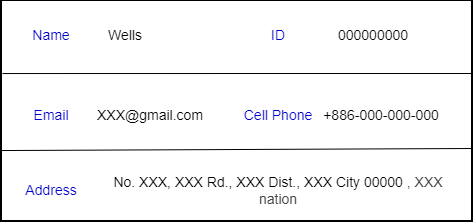
#> input picture ex.png, 473 x 222 px
$ jupyter execute --allow-errors test_main.ipynb
#> lines starting #> are read from the running program, lines starting #| are printed output that depends on the picture; after the words box and inside, x2 and y2 are one past the last pixel; in counts of white or black regions, pixels touching at a corner belong together
#> further down, image is the input picture: shape (222, 473, 3); mean B, G, R 242.9, 241.9, 241.9
### get_coordinate.py
import numpy as np
from itertools import groupby
import cv2
from matplotlib import pyplot as plt


# %%
# [4 lines left out: function draw, not called in this run]

# %%
class projection:
    def __init__(self,sum_arr):
        self.sum_arr = sum_arr
    # [9 lines left out: function get_loc, not called in this run]


# %%
class Process:
    def __init__(self, image):
        # self.img_path = image_path #原圖
        # self.img = cv2.imread(self.img_path)
        self.img = image
        self.img_re_vline = self.vertical_line_remove()

    @staticmethod
    def to_gray(image): #灰階
        gray = cv2.cvtColor(image,cv2.COLOR_RGB2GRAY)
        gray = cv2.threshold(gray,254,255,cv2.THRESH_BINARY)[1]
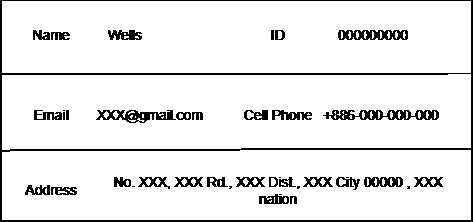
#> gray: shape (222, 473); 91.1% white; 39 black regions (9 under 20 px), largest, box (x1, y1, x2, y2) and area: (0, 0, 473, 222) 4147, (323, 110, 439, 120) 695, (96, 110, 176, 123) 524
        return gray

    def vertical_line_remove(self):
        img  = self.img
        bin_img = cv2.threshold(self.to_gray(img), 254, 255, cv2.THRESH_BINARY)[1]
        counts_Bk = np.sum(bin_img == 0, axis=0)
#> counts_Bk = 473 values, max 222 at index 0, min 6 at index 448, mean 19.71
        v_line = [i for i,e in enumerate(counts_Bk) if e> len(self.img)*0.9]
#> v_line = [0, 1, 471, 472]
        for i in v_line:
            img[:,i]=255
#> this loop made 4 passes
#> i on passes 3 to 4: 471, 472
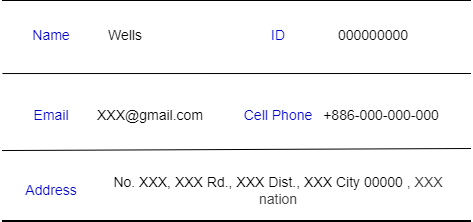
#> img: shape (222, 473, 3); 0.85% of pixels changed, all inside (x1, y1, x2, y2) = (0, 0, 473, 222)
#> in to_gray (call 2), `gray = cv2.threshold(gray,254,255,cv2.THRESH_BINARY)[1]`:
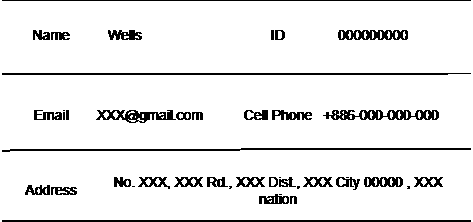
#> gray: shape (222, 473); 92% white; 42 black regions (9 under 20 px), largest, box (x1, y1, x2, y2) and area: (2, 220, 471, 222) 938, (2, 148, 471, 152) 937, (2, 73, 471, 75) 915
        return img

    @staticmethod
    def count_color(image, axis = 1): #求特定顏色的投影量 axis = 0 求垂直的加總
        lstBk = np.sum(image == 0, axis=axis) # 黑
        lstB = np.sum(image == 29, axis=axis) #
        lstR = np.sum(image == 76, axis=axis) #
        lstW = np.sum(image != 255, axis=axis) # 白色以外
        return lstBk, lstB, lstR, lstW

    def y_coordinate(self): #取得分隔線的y座標
        y_coord = []
        gray_img = self.to_gray(self.img)
        y_count_Bk = self.count_color(gray_img)[0]
        y_seg_line = [i for i,e in enumerate(y_count_Bk) if  e > len(self.img[0])*0.9]
#> y_seg_line = [0, 73, 74, 149, 220, 221]
        for i, End in enumerate(y_seg_line[1:]):
            Start = y_seg_line[i]
            if (End - Start) > (len(gray_img) / len(y_seg_line)):
                y_coord.append((Start,End))
        return y_coord

    def x_coordinate(self): # 取得絕對座標
        gray_img = self.to_gray(self.img_re_vline)
        loc = []
        for i in self.y_coordinate(): #分割線座標
            start,end = i
            img_y_seg = gray_img[start:end]

            #形態學
            y_seg_erode = cv2.erode(img_y_seg,np.ones((int(len(img_y_seg[0])/100),int(len(img_y_seg[0])/100)), np.uint8))
            y_seg_open = cv2.morphologyEx(y_seg_erode,cv2.MORPH_OPEN,np.ones((int(len(img_y_seg[0])/5),int(len(img_y_seg)/5)), np.uint8))

            #依據顏色分組
            groups = []
            group = []
            for i, p in enumerate(y_seg_open[int(len(y_seg_open)/2)]):
                if p == 0 and len(group) == 0:
                    group.append(i)
                elif p == 255 and len(group) == 1:
                    group.append(i-1)
                    groups.append([start,end]+group)
                    group = []
            if len(group) == 1:
                group.append(i)
                groups.append(group)
            loc.append(groups)
#> this loop made 3 passes
#> pass 1, in x_coordinate, `img_y_seg = gray_img[start:end]`:
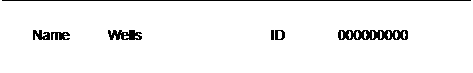
#> img_y_seg: shape (73, 473); 95.7% white; black in thin lines or dots, all inside (x1, y1, x2, y2) = (2, 0, 471, 40)
#> pass 1, in x_coordinate, `y_seg_erode = cv2.erode(img_y_seg,np.ones((int(len(img_y_seg[0])/100),..`:
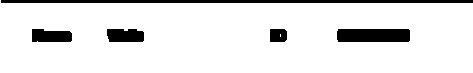
#> y_seg_erode: shape (73, 473); 89.9% white; 5 black regions, box (x1, y1, x2, y2) and area: (1, 0, 473, 3) 1416, (337, 29, 410, 42) 943, (32, 29, 72, 42) 459, (107, 29, 144, 42) 448, (270, 29, 287, 42) 212
#> pass 1, in x_coordinate, `y_seg_open = cv2.morphologyEx(y_seg_erode,cv2.MORPH_OPEN,np.ones((int(..`:
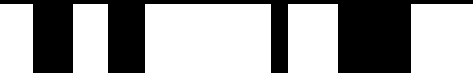
#> y_seg_open: shape (73, 473); 61.1% white; 1 black region, box (x1, y1, x2, y2) and area: (0, 0, 473, 73) 13415
#> pass 2, in x_coordinate, `img_y_seg = gray_img[start:end]`:
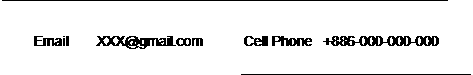
#> img_y_seg: shape (75, 473); 92.6% white; black in thin lines or dots
#> after the loop:
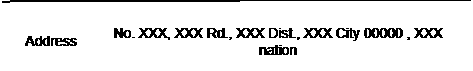
#> img_y_seg: shape (71, 473); 91.4% white; 23 black regions (7 under 20 px), largest, box (x1, y1, x2, y2) and area: (2, 0, 471, 3) 707, (364, 28, 403, 38) 270, (259, 45, 289, 55) 188
#> after the loop:
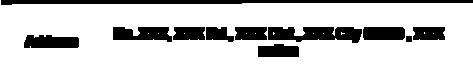
#> y_seg_erode: shape (71, 473); 80.3% white; 11 black regions, largest, box (x1, y1, x2, y2) and area: (1, 0, 473, 5) 1668, (268, 27, 362, 43) 1102, (113, 27, 172, 42) 674
#> after the loop, loc = [[[0, 73, 33, 72], [0, 73, 108, 144], [0, 73, 271, 287], [0, 73, 338, 410]], [[74, 149, 33, 70], [74, 149, 95, 204], [74, 149, 240, 449]], [[149, 220, 25, 79], [149, 220, 114, 445]]]
        return loc


# %%
# [2 lines that do not run on import are left out]

### test_main.ipynb
[cell 1]
import time
import json
import cv2
import pandas as pd
from get_coordinate import Process
import re
import pytesseract
import os
import platform
import numpy as np

[cell 2]
from matplotlib import pyplot as plt
def draw(img): #畫圖用的
    plt.figure(figsize=(10,8))
    plt.imshow(img,cmap = "gray")
    plt.show()

[cell 3]
image = cv2.imread("ex.png")

[cell 4]
draw(image)

#> (a cell that did not finish here is left out)

[cell 6]
image_process = Process(image)
img = image_process.img_re_vline  # 去除垂直隔線的原圖
img_cor = image_process.x_coordinate()  # title_content座標
#> img_cor has the same summary as loc in x_coordinate
img_g = cv2.cvtColor(img, cv2.COLOR_RGB2GRAY)  # 灰階二極化

[cell 7]
if platform.system() is 'Windows':
    pytesseract.pytesseract.tesseract_cmd = 'C:/Program Files/Tesseract-OCR/tesseract.exe'

[cell 8]
result = []
#> (the rest of this cell did not finish here and is left out)

[cell 9]
result

$ run again, with separate_word.png copied over ex.png
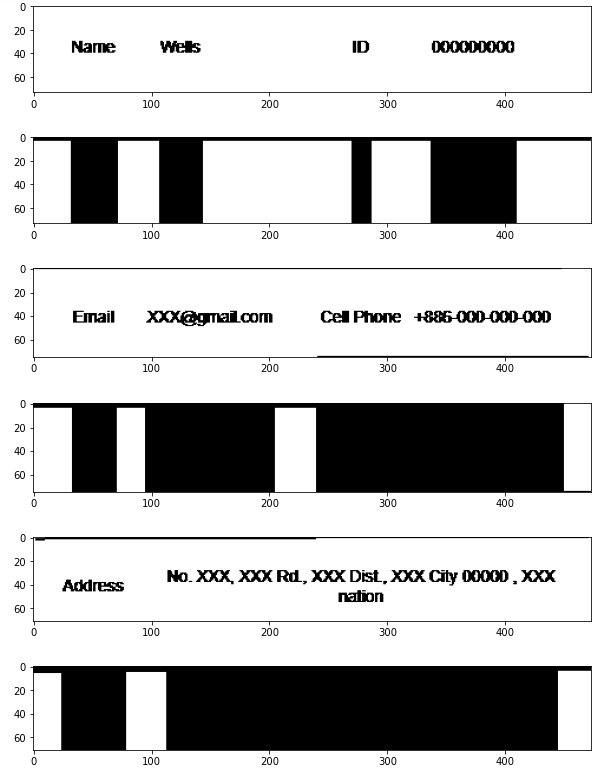
#> input picture separate_word.png, 597 x 770 px
#> image is the input picture: shape (770, 597, 3); min 0, max 255, mean 193.6
#> in to_gray, `gray = cv2.threshold(gray,254,255,cv2.THRESH_BINARY)[1]`:
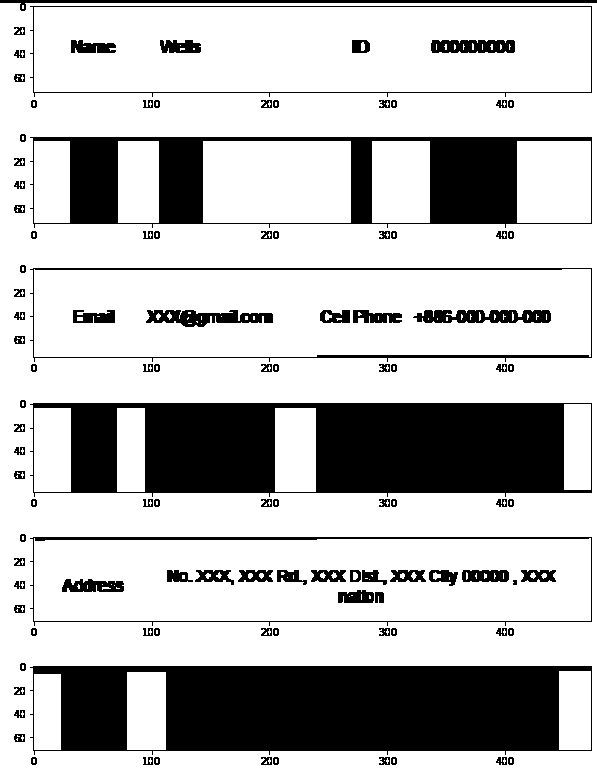
#> gray: shape (770, 597); 73.9% white; 108 black regions (1 under 20 px), largest, box (x1, y1, x2, y2) and area: (30, 666, 592, 755) 39925, (30, 403, 592, 497) 39116, (30, 137, 592, 228) 19391
#> counts_Bk = 597 values, max 551 at index 33, min 3 at index 0, mean 200.9
#> v_line = []
#> y_seg_line = 25 items
#> after the loop in x_coordinate, `for i in self.y_coordinate():`:
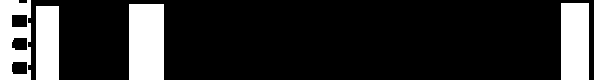
#> y_seg_erode: shape (80, 597); 18.1% white; 5 white regions, box (x1, y1, x2, y2) and area: (129, 4, 164, 80) 2660, (561, 3, 589, 80) 2156, (0, 0, 31, 80) 1887, (36, 6, 59, 80) 1702, (594, 0, 597, 80) 240
#> after the loop in x_coordinate, `for i in self.y_coordinate():`: loc = 11 items
